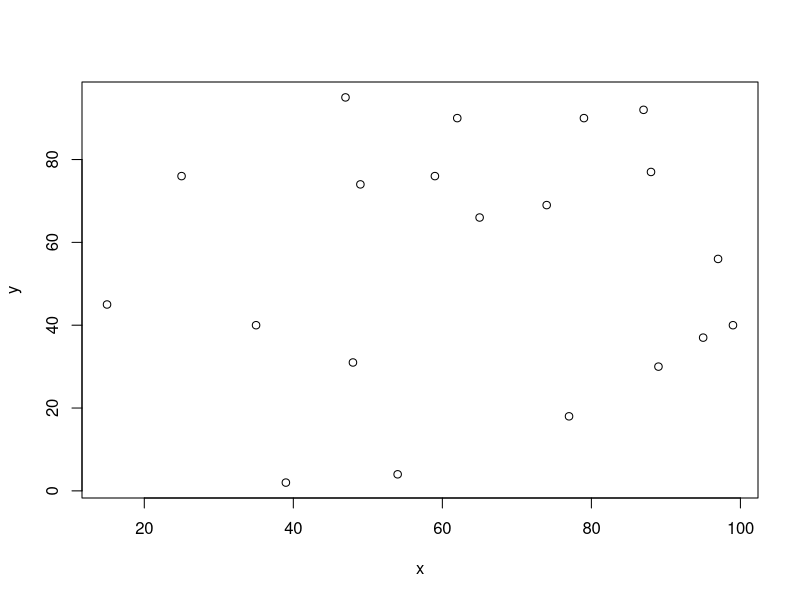
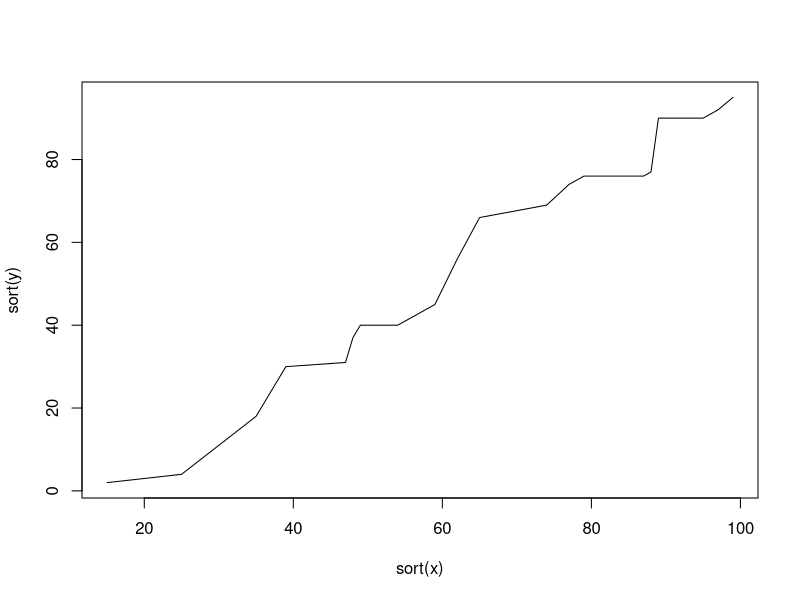

Recreate these plots in R, in order.
# Generates a vector with 20 random numbers
numbers <- floor(runif(20, min = 0, max = 501))

# Generates an x and y for graphing later
x <- floor(runif(20, min = 0, max = 101))
y <- floor(runif(20, min = 0, max = 101))

# Displays the highest value
max(numbers)
# Displays the lowest value
min(numbers)
# Displays the average
mean(numbers)
# Displays the most middle value
median(sort(numbers))
# Displays the most common value(mode)
names(sort(-table(numbers)))[1]

# Displays Scatter Plot
plot(x, y)

#Displays Line Chart
plot(sort(x), sort(y), type = "l")
